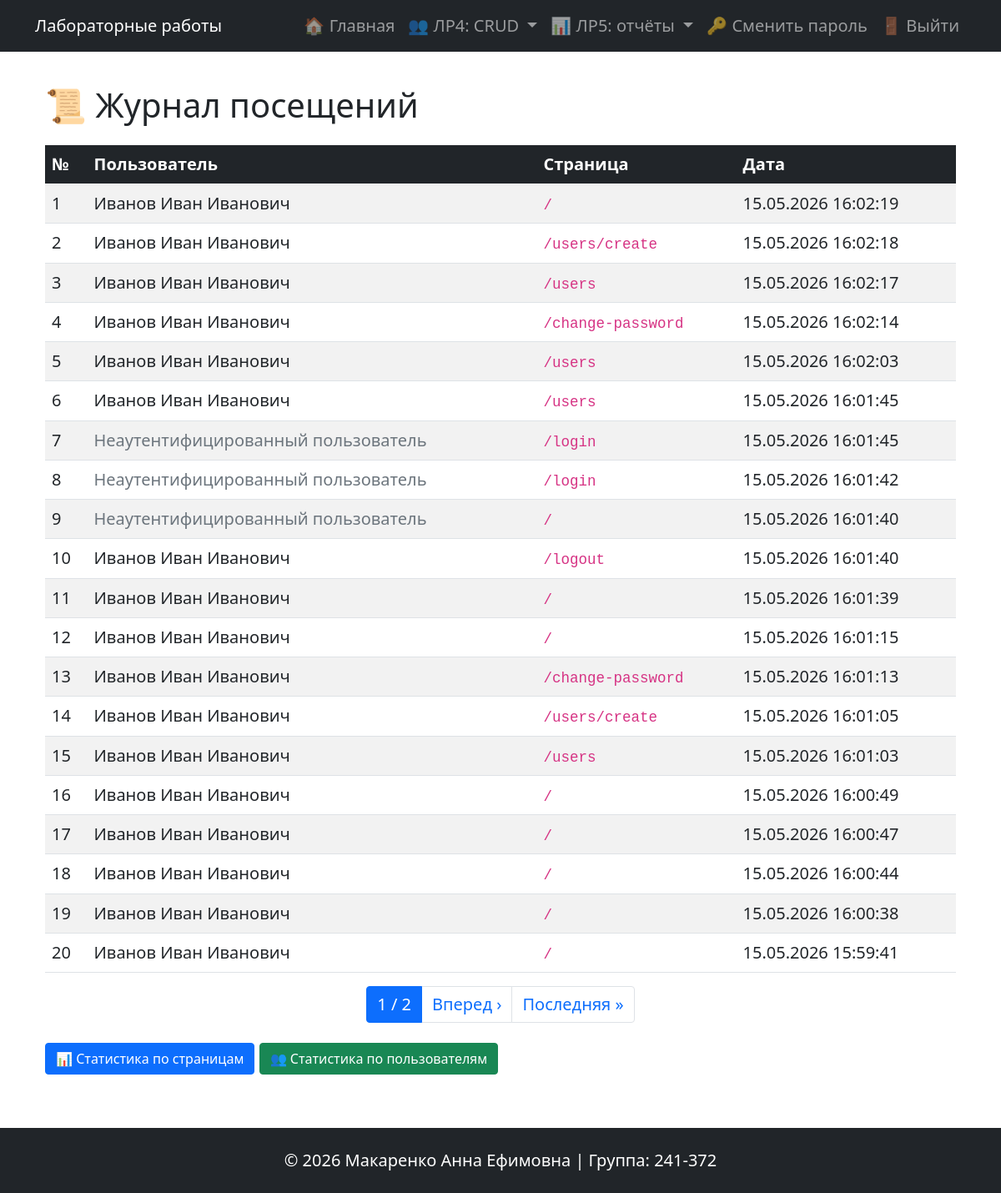
The page /visit-logs/ (signed in) on the database its author committed.
### database.py (models this page shows, shortened)
class VisitLog(db.Model):
    __tablename__ = 'visit_logs'
    id = db.Column(db.Integer, primary_key=True)
    path = db.Column(db.String(200), nullable=False)
    user_id = db.Column(db.Integer, db.ForeignKey('users.id'), nullable=True)
    created_at = db.Column(db.DateTime, default=datetime.utcnow)

class User(db.Model):
    __tablename__ = 'users'
    id = db.Column(db.Integer, primary_key=True)
    username = db.Column(db.String(80), unique=True, nullable=False)
    password_hash = db.Column(db.String(200), nullable=False)
    last_name = db.Column(db.String(100))
    first_name = db.Column(db.String(100), nullable=False)
    patronymic = db.Column(db.String(100))
    created_at = db.Column(db.DateTime, default=datetime.utcnow)
    roles = db.relationship('Role', secondary=user_roles, backref=db.backref('users', lazy='dynamic'))
    visits = db.relationship('VisitLog', backref='user', lazy='dynamic')
    def get_full_name(self):
        name_parts = [self.last_name, self.first_name, self.patronymic]
        return ' '.join([p for p in name_parts if p]) or 'Без имени'
    @property
    def is_authenticated(self):
        return True
    def has_role(self, role_name):
        return any(role.name == role_name for role in self.roles)

### blueprints/visit_logs.py (the view)
@visit_logs.route('/')
@login_required
def index():
    page = request.args.get('page', 1, type=int)
    per_page = 20
    if current_user.has_role('admin'):
        query = VisitLog.query
    else:
        query = VisitLog.query.filter_by(user_id=current_user.id)
    pagination = query.order_by(VisitLog.created_at.desc()).paginate(page=page, per_page=per_page, error_out=False)
    logs = pagination.items
    return render_template('visit_logs/index.html', logs=logs, pagination=pagination)

### app.py (called while the page is built)
@app.before_request
def before_request():
    if not request.path.startswith('/static') and not request.path.startswith('/visit-logs'):
        log_visit(request.path)

@login_manager.user_loader
def load_user(user_id):
    return db.session.get(User, int(user_id))

### templates/visit_logs/index.html (shortened to what this page needs)
{% extends 'base.html' %}
{% block content %}
<div class="container">
    <h1 class="my-4">📜 Журнал посещений</h1>
    <div class="table-responsive">
        <table class="table table-striped table-hover">
            <thead class="table-dark">
                <tr>
                    <th>№</th>
                    <th>Пользователь</th>
                    <th>Страница</th>
                    <th>Дата</th>
                </tr>
            </thead>
            <tbody>
                {% for log in logs %}
                <tr>
                    <td>{{ loop.index + (pagination.page - 1) * pagination.per_page }}</td>
                    <td>
                        {% if log.user %}
                            {{ log.user.get_full_name() }}
                        {% else %}
                            <span class="text-muted">Неаутентифицированный пользователь</span>
                        {% endif %}
                    </td>
                    <td><code>{{ log.path }}</code></td>
                    <td>{{ log.created_at.strftime('%d.%m.%Y %H:%M:%S') if log.created_at else '—' }}</td>
                </tr>
                {% else %}
                <tr><td colspan="4" class="text-center">Нет записей</td></tr>
                {% endfor %}
            </tbody>
        </table>
    </div>
    {% if pagination.pages > 1 %}
    <nav>
        <ul class="pagination justify-content-center">
            <li class="page-item active"><span class="page-link">{{ pagination.page }} / {{ pagination.pages }}</span></li>
            {% if pagination.has_next %}
                <li class="page-item"><a class="page-link" href="{{ url_for('visit_logs.index', page=pagination.next_num) }}">Вперед ›</a></li>
                <li class="page-item"><a class="page-link" href="{{ url_for('visit_logs.index', page=pagination.pages) }}">Последняя »</a></li>
            {% endif %}
        </ul>
    </nav>
    {% endif %}
    <div class="mt-4">
        <a href="{{ url_for('visit_logs.page_stats') }}" class="btn btn-primary">📊 Статистика по страницам</a>
        <a href="{{ url_for('visit_logs.user_stats') }}" class="btn btn-success">👥 Статистика по пользователям</a>
    </div>
</div>
{% endblock %}

### templates/base.html (shortened to what this page needs)
<!doctype html>
<html lang="ru">
<head>
    <link href="https://cdn.jsdelivr.net/npm/bootstrap@5.0.2/dist/css/bootstrap.min.css" rel="stylesheet">
    <link rel="stylesheet" href="{{ url_for('static', filename='styles.css') }}">
</head>
<body>
<header>
    <nav class="navbar navbar-expand-lg navbar-dark bg-dark">
        <div class="container">
            <a class="navbar-brand" href="{{ url_for('index') }}">Лабораторные работы</a>
            <div class="collapse navbar-collapse" id="navbarNav">
                <ul class="navbar-nav ms-auto">
                    <li class="nav-item"><a class="nav-link" href="{{ url_for('index') }}">🏠 Главная</a></li>
                    <li class="nav-item dropdown">
                        <a class="nav-link dropdown-toggle" href="#" id="lab4Dropdown" role="button" data-bs-toggle="dropdown">
                            👥 ЛР4: CRUD
                        </a>
                    </li>
                    <li class="nav-item dropdown">
                        <a class="nav-link dropdown-toggle" href="#" id="lab5Dropdown" role="button" data-bs-toggle="dropdown">
                            📊 ЛР5: отчёты
                        </a>
                    </li>
                    {% if current_user.is_authenticated %}
                        <li class="nav-item"><a class="nav-link" href="{{ url_for('change_password') }}">🔑 Сменить пароль</a></li>
                        <li class="nav-item"><a class="nav-link" href="{{ url_for('logout') }}">🚪 Выйти</a></li>
                    {% else %}
                        <li class="nav-item"><a class="nav-link" href="{{ url_for('login') }}">🔑 Войти</a></li>
                    {% endif %}
                </ul>
            </div>
        </div>
    </nav>
</header>
<main class="my-3">
    <div class="container">
        {% block content %}{% endblock %}
    </div>
</main>
<footer class="bg-dark text-white mt-5 py-4 text-center">
    <p class="mb-0">© 2026 Макаренко Анна Ефимовна | Группа: 241-372</p>
</footer>
</body>
</html>

### static/styles.css (style rules this page uses)
body { font-size: 1.25rem; }

### templates/base.html (style rules this page uses)
html, body { height: 100%; }
body { display: flex; flex-direction: column; }
main { flex: 1; }

### rows shown on the page
VisitLog: user.get_full_name "Иванов Иван Иванович", path "/", created_at "15.05.2026 16:02:19"
VisitLog: user.get_full_name "Иванов Иван Иванович", path "/users/create", created_at "15.05.2026 16:02:18"
VisitLog: user.get_full_name "Иванов Иван Иванович", path "/users", created_at "15.05.2026 16:02:17"
VisitLog: user.get_full_name "Иванов Иван Иванович", path "/change-password", created_at "15.05.2026 16:02:14"
VisitLog: user.get_full_name "Иванов Иван Иванович", path "/users", created_at "15.05.2026 16:02:03"
VisitLog: user.get_full_name "Иванов Иван Иванович", path "/users", created_at "15.05.2026 16:01:45"
VisitLog: shows "Неаутентифицированный пользователь", path "/login", created_at "15.05.2026 16:01:45"
VisitLog: shows "Неаутентифицированный пользователь", path "/login", created_at "15.05.2026 16:01:42"
VisitLog: shows "Неаутентифицированный пользователь", path "/", created_at "15.05.2026 16:01:40"
VisitLog: user.get_full_name "Иванов Иван Иванович", path "/logout", created_at "15.05.2026 16:01:40"
VisitLog: user.get_full_name "Иванов Иван Иванович", path "/", created_at "15.05.2026 16:01:39"
VisitLog: user.get_full_name "Иванов Иван Иванович", path "/", created_at "15.05.2026 16:01:15"
VisitLog: user.get_full_name "Иванов Иван Иванович", path "/change-password", created_at "15.05.2026 16:01:13"
VisitLog: user.get_full_name "Иванов Иван Иванович", path "/users/create", created_at "15.05.2026 16:01:05"
VisitLog: user.get_full_name "Иванов Иван Иванович", path "/users", created_at "15.05.2026 16:01:03"
VisitLog: user.get_full_name "Иванов Иван Иванович", path "/", created_at "15.05.2026 16:00:49"
VisitLog: user.get_full_name "Иванов Иван Иванович", path "/", created_at "15.05.2026 16:00:47"
VisitLog: user.get_full_name "Иванов Иван Иванович", path "/", created_at "15.05.2026 16:00:44"
VisitLog: user.get_full_name "Иванов Иван Иванович", path "/", created_at "15.05.2026 16:00:38"
VisitLog: user.get_full_name "Иванов Иван Иванович", path "/", created_at "15.05.2026 15:59:41"

### other values the page prints
{{ pagination.page }} "1"
{{ pagination.pages }} "2"
